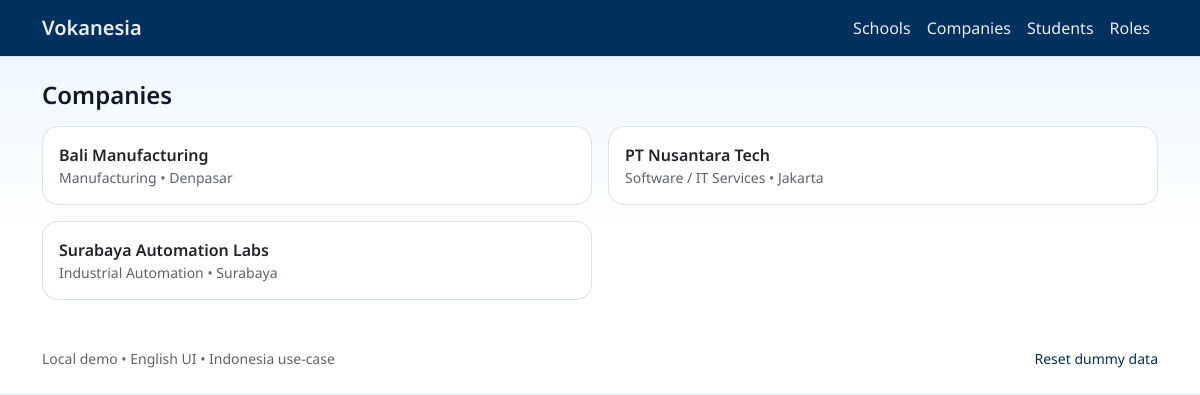
/companies, run on the app's committed database.
### tables this page shows
CREATE TABLE companies (
  id INTEGER PRIMARY KEY AUTOINCREMENT,
  name TEXT NOT NULL,
  sector TEXT,
  city TEXT
);

### app.py (the view)
@app.route("/companies")
def companies():
    db = get_db()
    rows = fetch_all(db, "SELECT * FROM companies ORDER BY name ASC")
    return render_template("companies.html", companies=rows)

### app.py (called while the page is built)
def get_db() -> sqlite3.Connection:
    if "db" not in g:
        conn = sqlite3.connect(DB_PATH)
        conn.row_factory = sqlite3.Row
        g.db = conn
    return g.db

def fetch_all(db: sqlite3.Connection, sql: str, params: Tuple[Any, ...] = ()) -> List[sqlite3.Row]:
    return db.execute(sql, params).fetchall()

### templates/companies.html
{% extends "base.html" %}
{% block content %}
<h1 class="h4 fw-semibold mb-3">Companies</h1>
<div class="row g-3">
  {% for c in companies %}
  <div class="col-md-6">
    <div class="card rounded-4 h-100">
      <div class="card-body">
        <div class="fw-semibold">{{ c.name }}</div>
        <div class="text-secondary small">{{ c.sector or "—" }} • {{ c.city or "—" }}</div>
      </div>
    </div>
  </div>
  {% endfor %}
</div>
{% endblock %}

### static/styles.css (style rules this page uses)
:root { --tud-blue: #00305D; --tud-mid: #2C94CC; --tud-light:#84CFED; --tud-magenta:#E20074; --tud-ink: #0f172a; --tud-muted: rgba(15, 23, 42, .68); --tud-border: rgba(0, 48, 93, .15); }
html, body { font-family: "Noto Sans", system-ui, -apple-system, Segoe UI, Roboto, Arial, sans-serif; }
body { background: linear-gradient(180deg, rgba(132,207,237,.18) 0%, rgba(255,255,255,1) 240px); color: var(--tud-ink); }
.card { border-color: var(--tud-border); }
.text-secondary { color: var(--tud-muted) !important; }

### data on the page
companies: name "Bali Manufacturing", sector "Manufacturing", city "Denpasar"
companies: name "PT Nusantara Tech", sector "Software / IT Services", city "Jakarta"
companies: name "Surabaya Automation Labs", sector "Industrial Automation", city "Surabaya"
